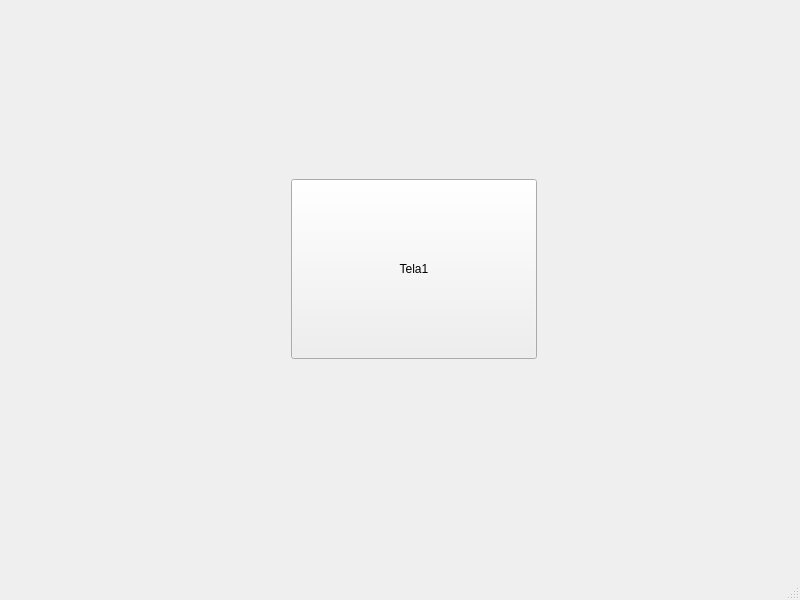
<?xml version="1.0" encoding="UTF-8"?>
<ui version="4.0">
 <class>MainWindow</class>
 <widget class="QMainWindow" name="MainWindow">
  <property name="geometry">
   <rect>
    <x>0</x>
    <y>0</y>
    <width>800</width>
    <height>600</height>
   </rect>
  </property>
  <property name="windowTitle">
   <string>MainWindow</string>
  </property>
  <widget class="QWidget" name="centralwidget">
   <widget class="QPushButton" name="nextBtn">
    <property name="geometry">
     <rect>
      <x>291</x>
      <y>179</y>
      <width>246</width>
      <height>180</height>
     </rect>
    </property>
    <property name="text">
     <string>Tela1</string>
    </property>
   </widget>
  </widget>
  <widget class="QMenuBar" name="menubar">
   <property name="geometry">
    <rect>
     <x>0</x>
     <y>0</y>
     <width>800</width>
     <height>21</height>
    </rect>
   </property>
  </widget>
  <widget class="QStatusBar" name="statusbar"/>
 </widget>
 <resources/>
 <connections/>
</ui>
